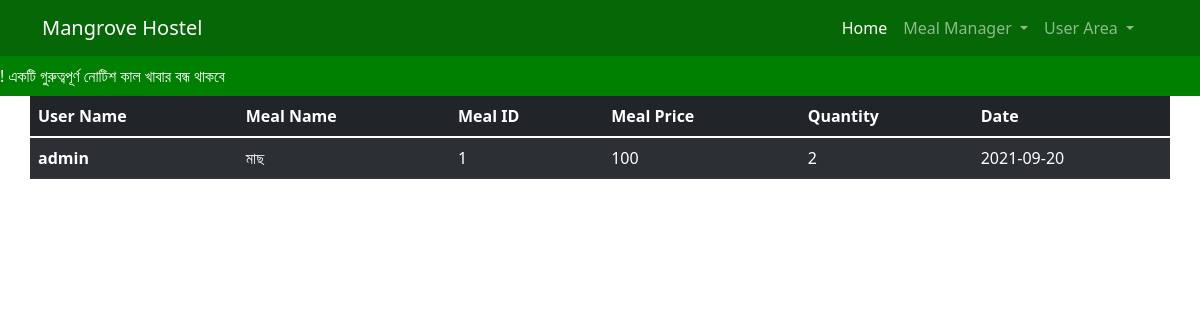
Before: /panelhead/ (signed in) with the older database file.
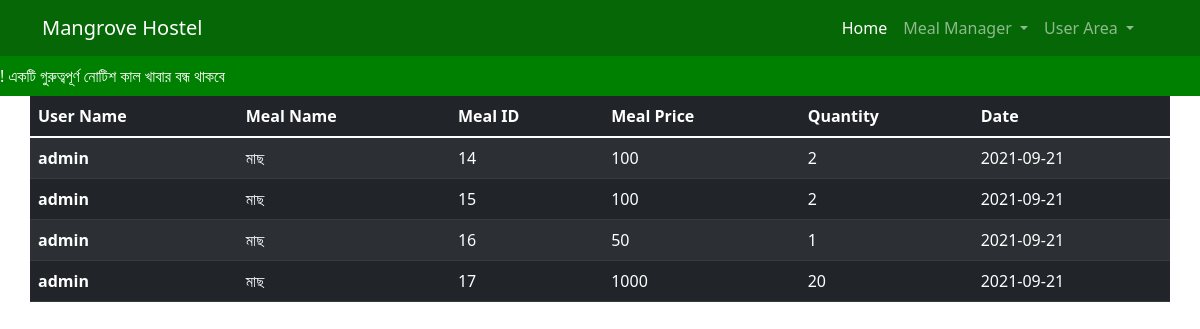
After: the same page with the newer database file.
### mist/models.py (models this page shows, shortened)
class Meal_Order(models.Model):
    id=models.AutoField(primary_key=True)
    Name=models.CharField(max_length=50,default="")
    Hostel=models.CharField(max_length=13,default=1)
    Food_Name=models.CharField(max_length=50,default="")
    Food_ID=models.CharField(max_length=50,default="")
    Price=models.CharField(max_length=50,default="")
    Quantity=models.CharField(max_length=10,default="")
    Date_Time=models.CharField(max_length=50,default="")

### mist/views.py (the view)
# urls.py: path('panelhead/', views.panelhed,name="panelhead"),
def panelhed(request):
    if request.user.is_authenticated:
        if request.user.is_staff:
            allorder=Meal_Order.objects.all()
            sendvar={
                "meal":allorder,
            }
            return render(request,"panelhed.html",sendvar)
        return redirect(index)
    return redirect(login)

### mist/templates/panelhed.html (shortened to what this page needs)
{% extends 'base.html' %}
{% load static %}
{% block head %}
<link rel="stylesheet" type="text/css" href="{% static 'style.css' %}">
{% endblock  %}
{% block body %}
    <table class="table table-dark table-striped container">
            <thead>
                <tr>
                    <th scope="col">User Name</th>
                    <th scope="col">Meal Name</th>
                    <th scope="col">Meal ID</th>
                    <th scope="col">Meal Price</th>
                    <th scope="col">Quantity</th>
                    <th scope="col">Date</th>
                </tr>
            </thead>
            <tbody>
            {% for i in meal %}
                <tr>
                    <th scope="row">{{i.Name}}</th>
                    <td>{{i.Food_Name}}</td>
                    <td>{{i.id}}</td>
                    <td>{{i.Price}}</td>
                    <td>{{i.Quantity}}</td>
                    <td>{{i.Date_Time}}</td>
                </tr>
            {% endfor %}
            </tbody>
            </table>
{% endblock  %}

Changed rows visible on the page:
removed Meal_Order: Name "admin", Food_Name "মাছ", id "1", Price "100", Quantity "2", Date_Time "2021-09-20"
added Meal_Order: Name "admin", Food_Name "মাছ", id "14", Price "100", Quantity "2", Date_Time "2021-09-21"
added Meal_Order: Name "admin", Food_Name "মাছ", id "15", Price "100", Quantity "2", Date_Time "2021-09-21"
added Meal_Order: Name "admin", Food_Name "মাছ", id "16", Price "50", Quantity "1", Date_Time "2021-09-21"
added Meal_Order: Name "admin", Food_Name "মাছ", id "17", Price "1000", Quantity "20", Date_Time "2021-09-21"
